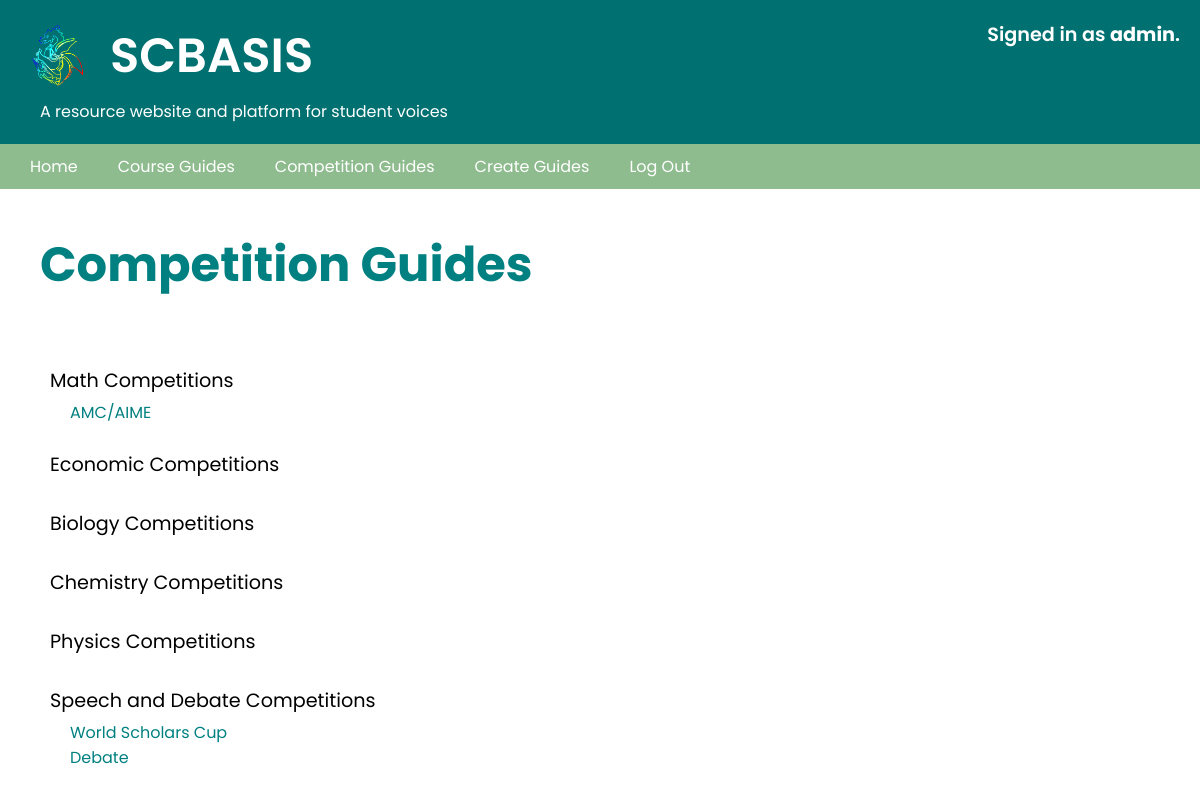
The page /competition_guides (signed in) on the database its author committed.
### SCBASIS/models.py (models this page shows, shortened)
class User(AbstractUser):
    pass

class Competitions(models.Model):
    name_of_competition = models.CharField(max_length=32)
    competition_description = models.FileField(upload_to='competition_guides')
    editor = models.ForeignKey(User, on_delete = models.CASCADE, related_name="competitions", default = None)
    author = models.CharField(max_length=50, null=True, blank=True)
    date_created = models.DateTimeField(auto_now_add=True, auto_now = False, blank=True)
    competition_category = models.CharField(max_length=50)
    url_of_image = models.CharField(max_length=800)
    viewable = models.BooleanField(default=True, blank=True, null=True)

### SCBASIS/views.py (the view)
# urls.py: path("competition_guides", views.competition_guides, name="competition_guides"),
def competition_guides(request):
    math_competitions = Competitions.objects.filter(competition_category="Math").filter(
        viewable=True
    )
    economic_competitions = Competitions.objects.filter(
        competition_category="Economics"
    ).filter(viewable=True)
    biology_competitions = Competitions.objects.filter(
        competition_category="Biology"
    ).filter(viewable=True)
    chemistry_competitions = Competitions.objects.filter(
        competition_category="Chemistry"
    ).filter(viewable=True)
    physics_competitions = Competitions.objects.filter(
        competition_category="Physics"
    ).filter(viewable=True)
    speech_and_debate_competition = Competitions.objects.filter(
        competition_category="Speech and Debate"
    ).filter(viewable=True)
    return render(
        request,
        "scbasis/competition_guides.html",
        {
            "math_competitions": math_competitions,
            "economic_competitions": economic_competitions,
            "biology_competitions": biology_competitions,
            "chemistry_competitions": chemistry_competitions,
            "physics_competitions": physics_competitions,
            "speech_and_debate_competitions": speech_and_debate_competition,
        },
    )

### SCBASIS/templates/scbasis/competition_guides.html (shortened to what this page needs)
{% extends "scbasis/layout.html" %}
{% block body %}
{% load static %}
    <link rel="stylesheet" type="text/css" href="{% static 'scbasis/course_and_competition_page/styles.css' %}">
        <h2 id='heading'>Competition Guides</h2>
        <br>
    <div class = "container">
        <label>Math Competitions</label>
        <ul class="course_list">
            {% for competition in math_competitions %}
                <a href="{% url 'display_competitions' competition.id %}">
                <li class="course_name">{{competition.name_of_competition}}</li>
                </a>
            {% endfor %}
        </ul>
        <br>
        <label>Economic Competitions</label>
        <br>
        <label>Biology Competitions</label>
        <br>
        <label>Chemistry Competitions</label>
        <br>
        <label>Physics Competitions</label>
        <br>
        <label>Speech and Debate Competitions</label>
        {% for competition in speech_and_debate_competitions %}
            <a href="{% url 'display_competitions' competition.id %}">
            <li class="course_name">{{competition.name_of_competition}}</li>
            </a>
        {% endfor %}
        <br>
    </div>
{% endblock %}

### SCBASIS/templates/scbasis/layout.html (shortened to what this page needs)
{% load static %}
<!DOCTYPE html>
<html lang="en">
    <head>
        <link href="{% static 'scbasis/layout_page/styles.css' %}" rel="stylesheet">
    </head>
    <body>
            <header>
                <section class="text">
                    <div class='row'>
                        <img class="scbasis" src="{% static 'scbasis/layout_page/SCBASIS.png'%}">
                        <h1 id="scbasis-title">SCBASIS</h1>
                    </div>
                    <h4>A resource website and platform for student voices</h4>
                    <div id="username-info">
                        {% if user.is_authenticated %}
                            Signed in as <strong>{{ user.username }}</strong>.
                        {% else %}
                            Not signed in.
                        {% endif %}
                    </div>
                </section>
            </header>
            <ul class="nav">
                    <li class="nav-item">
                        <a class="nav-link" href="{% url 'index' %}">Home</a>
                    </li>
                    <li class="nav-item">
                        <a class="nav-link" href="{% url 'course_guides'%}">Course Guides</a>
                    </li>
                    <li class="nav-item">
                        <a class="nav-link" href="{% url 'competition_guides' %}">Competition Guides</a>
                    </li>
                {% if user.is_authenticated %}
                    <li class="nav-item">
                        <a class="nav-link" href="{% url 'create_guides' %}">Create Guides</a>
                    </li>
                    <li class="nav-item">
                        <a class="nav-link" href="{% url 'logout' %}">Log Out</a>
                    </li>
                {% endif %}
            </ul>
        {% block body %}
        {% endblock %}
    </body>
</html>

### SCBASIS/static/scbasis/layout_page/styles.css (style rules this page uses)
* { margin: 0; padding: 0; box-sizing: border-box; font-family: 'Poppins', sans-serif; }
header { background-color: #007071; }
.scbasis { float: left; max-height: 70px; margin-right: 20px; }
.text { padding: 20px; }
.row { display: inline-block; }
#scbasis-title { font-size: 3em; font-weight: 600; color: white; float: right; }
#heading { margin-top: 40px; margin-left: 100px; margin-right: 10px; margin-bottom: 40px; color: teal; font-size: 3em; }
h4 { font-size: 1em; color: white; font-weight: 400; margin-left: 20px; }
label { margin-bottom: 5px; font-weight: 400; font-size: 1.2em; display: block; }
#username-info { font-size: 1.2em; font-weight: 600; position: absolute; top: 20px; right: 20px; z-index: 11; color: white; }
.nav { list-style-type: none; margin: 0; padding: 10px; overflow: hidden; background-color: darkseagreen; }
.nav-item { float: left; }
.nav-link { color: white; text-align: center; padding: 14px 20px; text-decoration: none; }

### SCBASIS/static/scbasis/course_and_competition_page/styles.css (style rules this page uses)
#heading { margin-left: 40px ; }
.container { padding-left: 50px; padding-left: 50px; margin-bottom: 50px; }
.course_list { list-style-type: none; margin: 0; padding: 0; }
.course_name { display: block; color: teal; font-size: 1em; text-decoration: none; margin-left: 20px; }
a { text-decoration: none; }

### rows shown on the page
User: username "admin"
Competitions: name_of_competition "AMC/AIME"
Competitions: name_of_competition "World Scholars Cup"
Competitions: name_of_competition "Debate"
